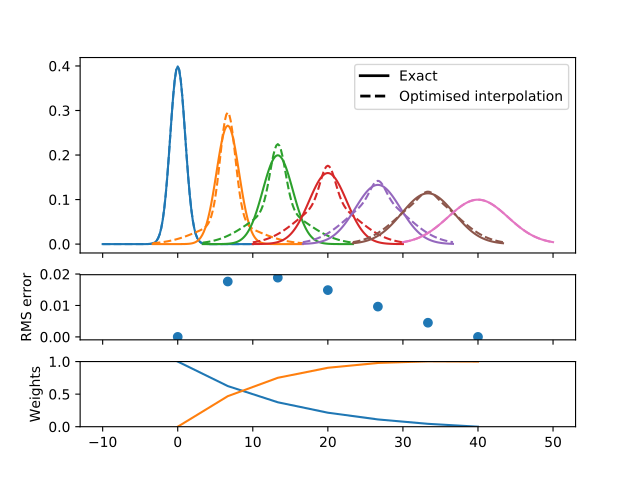

Generate this figure with Python:
import numpy as np
from scipy.optimize import curve_fit
import matplotlib.pyplot as plt
from matplotlib.lines import Line2D

def gaussian(x, sigma=2, center=0):
    g = np.exp(-0.5 * ((x - center) / sigma)**2) / (sigma * np.sqrt(2 * np.pi))
    return g

margin = 0.05

def plot_optimised_interp(sigma_max=4):
    g1_center = 0
    g2_center = 40
    sigma_min = 1

    x = np.linspace(-10, 10, 101)
    npts = 7

    fig, [ax1, ax2, ax3] = plt.subplots(nrows=3,
                                        sharex=True,
                                        gridspec_kw={
                                            'height_ratios': [3, 1, 1]})
    mix1_list, mix2_list = [], []

    def gaussian_mix(x, w1, w2):
        """Return a linear combination of two Gaussians with weights"""
        return (w1 * gaussian(x, sigma=sigma_min)
                + w2 * gaussian(x, sigma=sigma_max))


    for sigma, color in zip(np.linspace(sigma_min, sigma_max, npts),
                            ['C0', 'C1', 'C2', 'C3', 'C4', 'C5', 'C6']):
        ydata = gaussian(x, sigma=sigma)
        (mix1, mix2), _ = curve_fit(gaussian_mix, x, ydata, p0=[0.5, 0.5])

        x_offset = (g1_center
                    + ((sigma - sigma_min)
                       * (g2_center - g1_center) / (sigma_max - sigma_min)))
        actual = gaussian(x, sigma=sigma)
        est = gaussian_mix(x, mix1, mix2)
        rms = np.sqrt(np.mean((actual - est)**2))
        ax1.plot(x + x_offset, actual, color=color)
        ax1.plot(x + x_offset, est, color=color, linestyle='--')
        ax2.plot([x_offset], [rms], 'o', c='C0')

        mix1_list.append(mix1)
        mix2_list.append(mix2)


    custom_lines = [Line2D([0], [0], color='k', linestyle='-', lw=2),
                    Line2D([0], [0], color='k', linestyle='--', lw=2)]

    ax1.legend(custom_lines, ['Exact', 'Optimised interpolation'])

    ax2.set_ylabel('RMS error')

    ax3.plot(np.linspace(g1_center, g2_center, npts), mix1_list)
    ax3.plot(np.linspace(g1_center, g2_center, npts), mix2_list)
    ax3.set_ylabel('Weights')
    ax3.set_ylim([0, 1])

plot_optimised_interp(sigma_max=4)
